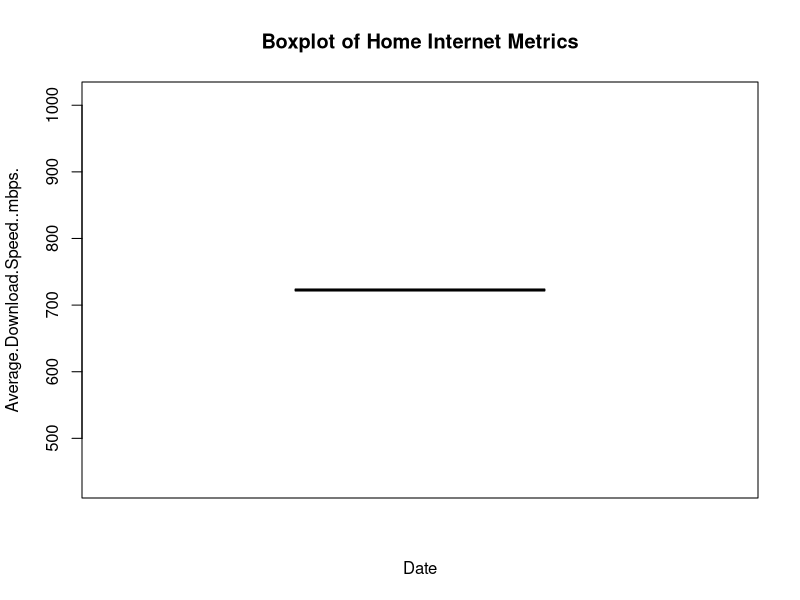

Source code (R):
#Author: Andrew Willems <awillems@vols.utk.edu>
#Purpose: A simple project to measure various aspects of my home network
#R version: 4.0.2

#Loading needed packages----
library(tidyverse);packageVersion("tidyverse")
#Reading in the .csv file----
internet_data <- read.csv(file = "Data/Internet-speeds-over-time.csv")
#Doing some initial analysis of the data----
dim(internet_data)
boxplot(Average.Download.Speed..mbps. ~ Date, data=internet_data,xlab("Network Metrics"), ylab("Performance of Metric (mbps or ms)"), main = "Boxplot of Home Internet Metrics")
